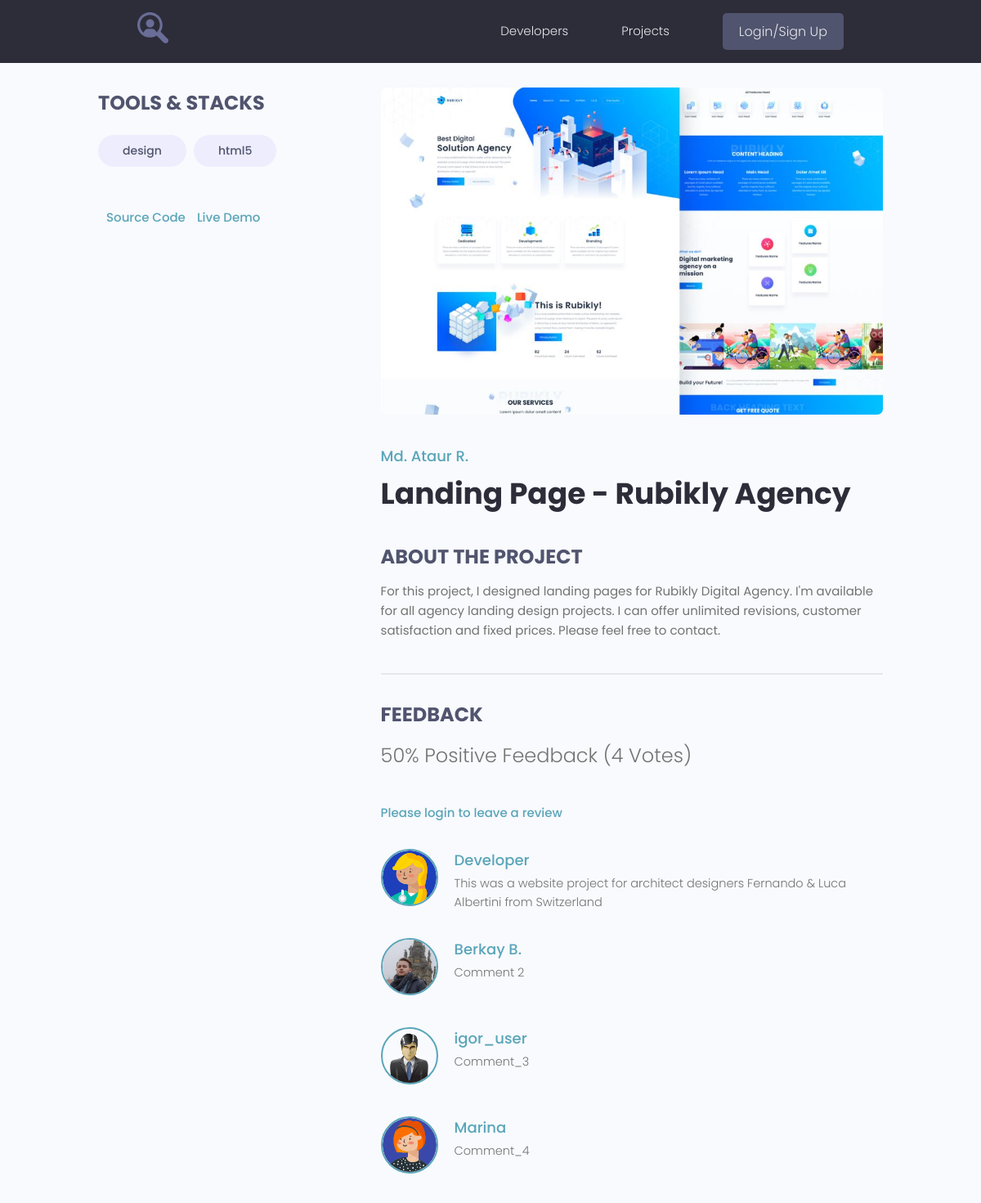
/projects/project/10/, run on the app's committed database.
### projects/models.py (models this page shows, shortened)
class Tag(models.Model):
    name = models.CharField(max_length=200)
    created = models.DateTimeField(auto_now_add=True)
    def __str__(self):
        return self.name

class Project(models.Model):
    owner = models.ForeignKey(Profile, on_delete=models.SET_NULL, blank=True, null=True)
    title = models.CharField(max_length=200)
    description = models.TextField(blank=True, null=True)
    featured_image = models.ImageField(upload_to="projects/%Y/%m/%d/", default="default.jpg")
    demo_link = models.CharField(max_length=200, blank=True, null=True)
    source_link = models.CharField(max_length=200, blank=True, null=True)
    tags = models.ManyToManyField('Tag', blank=True)
    vote_total = models.IntegerField(default=0)
    vote_ratio = models.IntegerField(default=0)
    created = models.DateTimeField(auto_now_add=True)
    class Meta:
        ordering = ["-vote_ratio", "-vote_total", "title"]
    def rewiewers(self):
        queryset = self.review_set.all().values_list('owner__id', flat=True)
        return queryset

class Review(models.Model):
    VOTE_TYPE = (
        ('up', 'Up Vote'),
        ('down', 'Down Vote'),
    )
    owner = models.ForeignKey(Profile, on_delete=models.CASCADE)
    project = models.ForeignKey(Project, on_delete=models.CASCADE)
    body = models.TextField(blank=True, null=True)
    value = models.CharField(max_length=100, choices=VOTE_TYPE)
    created = models.DateTimeField(auto_now_add=True)
    class Meta:
        unique_together = [['owner', 'project']]

### users/models.py (models this page shows, shortened)
class Profile(models.Model):
    user = models.OneToOneField(User, on_delete=models.CASCADE, blank=True, null=True)
    name = models.CharField(max_length=200, blank=True, null=True)
    email = models.EmailField(max_length=200, blank=True, null=True)
    username = models.CharField(max_length=200, blank=True, null=True)
    short_info = models.CharField(max_length=200, blank=True, null=True)
    bio = models.TextField(blank=True, null=True)
    profile_image = models.ImageField(upload_to="profiles/", default='profiles/user-default.png')
    social_github = models.CharField(max_length=200, blank=True, null=True)
    social_youtube = models.CharField(max_length=200, blank=True, null=True)
    social_website = models.CharField(max_length=200, blank=True, null=True)
    created = models.DateTimeField(auto_now_add=True)

### projects/views.py (the view, shortened to what this page needs)
# urls.py: path('project/<str:pk>/', views.project, name="project"),
def project(request, pk):
    project_obj = Project.objects.get(id=pk)
    form = ReviewForm()
    return render(request, "projects/single-project.html", {'project': project_obj, 'form': form})

### projects/templates/projects/single-project.html (shortened to what this page needs)
{% extends 'projects/base.html' %}
{% block content %}
  <main class="singleProject my-md">
    <div class="container">
      <div class="layout">
        <div class="column column--1of3">
          <h3 class="singleProject__subtitle">Tools & Stacks</h3>
          <div class="singleProject__toolStack">
            {% for tag in project.tags.all %}
            <span class="tag tag--pill tag--sub tag--lg">
              <small>{{ tag }}</small>
            </span>
            {% endfor %}
          </div>
          {% if project.source_link %}
          <a class="singleProject__liveLink" href="{{project.source_link}}" target="_blank">Source Code
          </a>
          {% endif %}
          {% if project.demo_link %}
          <a class="singleProject__liveLink" href="{{project.demo_link}}" target="_blank">Live Demo
          </a>
          {% endif %}
        </div>
        <div class="column column--2of3">
          <img class="singleProject__preview" src="{{ project.featured_image.url }}" alt="portfolio thumbnail" />
          <a href="{% url 'user_profile' project.owner.id %}" class="singleProject__developer">{{ project.owner.name }}</a>
          <h2 class="singleProject__title">{{ project.title }}</h2>
          <h3 class="singleProject__subtitle">About the Project</h3>
          <div class="singleProject__info">
            {{ project.description }}
          </div>
          <div class="comments">
            <h3 class="singleProject__subtitle">Feedback</h3>
            <h5 class="project--rating">
              {{ project.vote_ratio }}% Positive Feedback ({{ project.vote_total }} Vote{{project.vote_total|pluralize:"s"}})
            </h5>
            {% if request.user.profile.id in project.rewiewers %}
            <p>You have already submitted your review for this project</p>
            {% elif request.user.profile == project.owner %}
            <p>You cannot review your own work</p>
            {% else %}
            <a href="{% url 'login' %}">Please login to leave a review</a>
            {% endif %}
            <div class="commentList">
              {% for review in project.review_set.all %}
              {% if review.body %}
              <div class="comment">
                <a href="{% url 'user_profile' review.owner.id %}">
                  <img class="avatar avatar--md"
                    src="{{ review.owner.profile_image.url }}" alt="user" />
                </a>
                <div class="comment__details">
                  <a href="{% url 'user_profile' review.owner.id %}" class="comment__author">{{ review.owner.name }}</a>
                  <p class="comment__info">
                   {{ review.body|linebreaksbr }}
                  </p>
                </div>
              </div>
              {% endif %}
              {% endfor %}
            </div>
          </div>
        </div>
      </div>
    </div>
  </main>
{% endblock %}

### projects/static/styles/app.css (style rules this page uses)
:root { --color-sub: #2d2d39; }
img { width: 100%; }
.singleProject .column--1of3 { order: 2; }
@media screen and (min-width: 1081px) { .singleProject .column--1of3 { order: 1; } }
@media screen and (min-width: 1081px) { .singleProject .column--2of3 { order: 2; } }
.singleProject__toolStack { margin-top: 2rem; margin-bottom: 4rem; }
.singleProject__liveLink { font-weight: 500; transition: all 0.3s ease-in-out; border-bottom: 2px solid transparent; }
.singleProject__preview { height: 50vh; object-fit: cover; object-position: top center; margin-bottom: 3rem; border-radius: 0.7rem; }
.singleProject__developer { font-size: 1.8rem; font-weight: 500; }
.singleProject__title { font-size: 3.6rem; font-weight: 700; color: var(--color-sub); margin-bottom: 3rem; }
.project--rating { margin-bottom: 1.6em; margin-top: .5em; }
.singleProject__subtitle { text-transform: uppercase; font-size: 2.4rem; font-weight: 700; color: var(--color-sub-light); margin-bottom: 1rem; }
.comments { margin-top: 4rem; padding-top: 3rem; border-top: 2px solid var(--color-light); }
.commentList { margin: 3rem 0; }
.comment { display: flex; gap: 2rem; }
.comment:not(:last-child) { margin-bottom: 3rem; }
.comment__author { font-size: 1.8rem; }
.comment__info { font-size: 1.45rem; }

### projects/static/uikit/styles/modules/_variables.css (style rules this page uses)
:root { --color-main: #5aa5b9; --color-main-light: #e6faff; --color-sub: #3f4156; --color-sub-light: #51546e; --color-sub-lighter: #ededfd; --color-text: #737373; --color-gray: #8b8b8b; --color-light: #e5e7eb; --color-light-gray: #767676; --color-bg: #f8fafd; --color-white: #fffefd; --color-white-light: #f3f3f3; --color-success: #359e64; --color-success-bg: #def8e8; --color-error: #fc4b0b; --color-error-bg: #fff2ee; --font-base: 'Poppins', arial, helvetica, 'Segoe UI', roboto, ubuntu, sans-serif; --font-monospace: 'Fira Code', 'Courier New', courier, monospace; --font-regular: 300; --font-medium: 500; --font-bold: 700; --generic-shadow: 1px 1px 5px #00000010; --generic-transition: all 0.3s ease-in-out; }

### projects/static/uikit/styles/modules/_base.css (style rules this page uses)
* { margin: 0; padding: 0; box-sizing: border-box; text-rendering: optimizeLegibility; color: inherit; font-size: inherit; }
html { font-size: 50%; }
@media only screen and (min-width: 480px) { html { font-size: 56.25%; } }
@media only screen and (min-width: 1200px) { html { font-size: 62.5%; } }
body { line-height: 1.6; font-weight: 400; font-size: 1.5rem; color: var(--color-text); background-color: var(--color-bg); min-height: 100vh; }

### projects/static/uikit/styles/modules/_typography.css (style rules this page uses)
* { font-family: var(--font-base); }
h2 { font-size: 3.6rem; font-weight: var(--font-bold); }
h3 { font-size: 3.2rem; font-weight: var(--font-medium); }
h5 { font-size: 2.4rem; font-weight: var(--font-medium); }
h5, h6 { font-weight: var(--font-regular); }
p, span, strong { font-size: 1.6rem; color: var(--color-text); font-weight: var(--font-regular); }
a { padding-bottom: 2px; text-decoration: none; display: inline-block; color: var(--color-main); font-weight: var(--font-medium); }

### projects/static/uikit/styles/modules/_utilities.css (style rules this page uses)
.container { width: 92%; max-width: 165rem; margin: 0 auto; box-sizing: border-box; }
@media screen and (min-width: 1000px) { .container { width: 90%; } }
@media screen and (min-width: 1200px) { .container { width: 80%; } }
.my-md { margin: 3rem auto; }

### projects/static/uikit/styles/modules/_avatar.css (style rules this page uses)
.avatar { border-radius: 50%; border: 2px solid var(--color-main); object-fit: cover; }
.avatar--md { height: 7rem; width: 7rem; }

### projects/static/uikit/styles/modules/_tag.css (style rules this page uses)
.tag { display: inline-flex; align-items: center; background-color: var(--color-sub); height: -webkit-fit-content; height: -moz-fit-content; height: fit-content; width: -webkit-fit-content; width: -moz-fit-content; width: fit-content; border-radius: 0.5rem; padding: 0.5rem 1.5rem; font-size: 1.2rem; cursor: pointer; }
.tag:not(:last-child) { margin-right: 0.25rem; margin-bottom: 0.75rem; }
.tag > small { color: var(--color-white); }
.tag--pill { border-radius: 5rem; }
.tag--sub, .tag--sub > small { background: var(--color-sub-lighter); color: var(--color-sub-light); font-weight: 500; }
.tag--lg { padding: 0.8rem 3rem; font-size: 1.4rem; }
.tag--lg:not(:last-child) { margin-right: 0.5rem; margin-bottom: 1rem; }

### projects/static/uikit/styles/modules/_layout.css (style rules this page uses)
.layout { display: flex; flex-flow: row wrap; justify-content: space-between; }
.layout > .column { margin-bottom: 3rem; }
.layout > .column.column--1of3 { flex-basis: 30%; }
.layout > .column.column--2of3 { flex-basis: 64%; }

### data on the page
Tag: name "design"
Tag: name "html5"
Project: featured_image (picture), owner.name "Md. Ataur R.", title "Landing Page - Rubikly Agency", description "For this project, I designed landing pages for Rubikly Digital Agency. I'm available for all agency landing design projects. I can offer unlimited revisions, customer satisfaction and fixed prices. Please feel free to contact.", vote_ratio "50", vote_total "4"
Review: owner.profile_image (picture), owner.name "Developer", body "This was a website project for architect designers Fernando & Luca Albertini from Switzerland"
Review: owner.profile_image (picture), owner.name "Berkay B.", body "Comment 2"
Review: owner.profile_image (placeholder picture), owner.name "igor_user", body "Comment_3"
Review: owner.profile_image (picture), owner.name "Marina", body "Comment_4"
